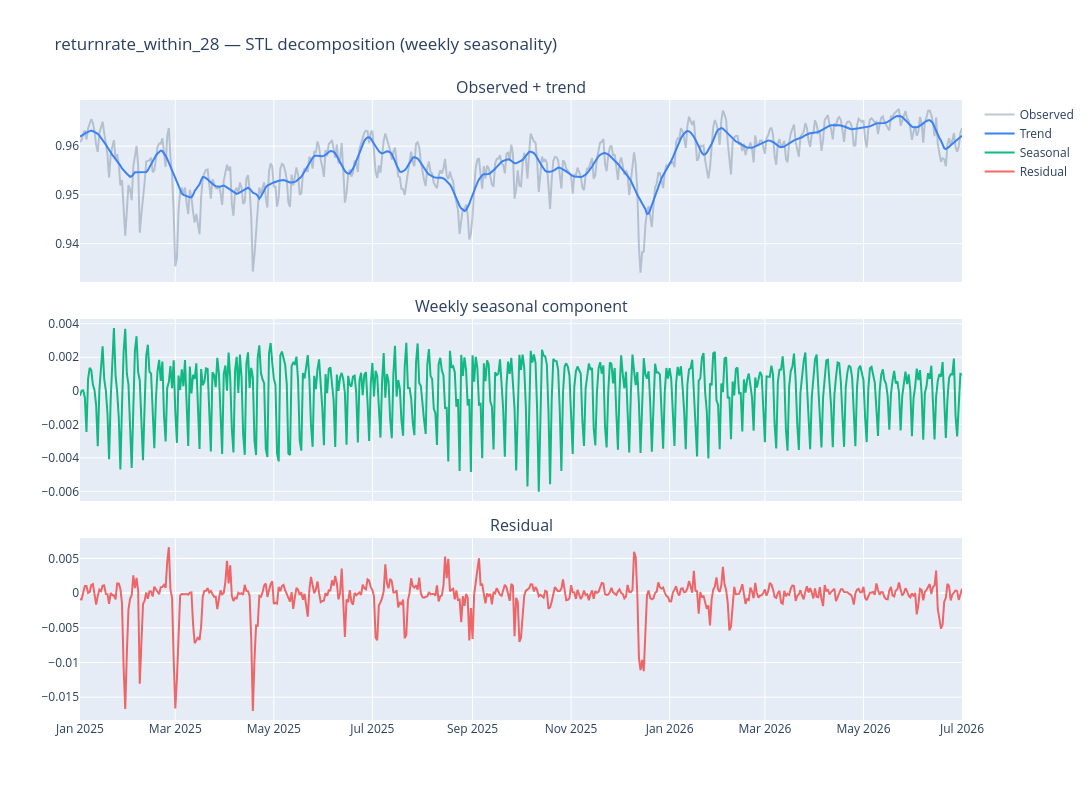

Write notebook code for a chart like this one.
### Code cell
# Chart — STL decomposition: observed+trend / weekly seasonal / residual
plot_stl_decomposition(rrw_decomp, title=f'{metric_col} — STL decomposition (weekly seasonality)').show()

### Figure 1 — Plotly figure (JSON) as saved in the notebook; plotly's stock layout.template omitted (floating-point values rounded to 4 significant figures; data arrays with more than 128 entries replaced by an {"elided": "..."} marker saying what was removed)
{"data": [{"line": {"color": "rgba(148,163,184,0.6)"}, "name": "Observed", "type": "scatter", "x": {"elided": "547 str values"}, "xaxis": "x", "y": {"elided": "547 float values"}, "yaxis": "y"}, {"line": {"color": "rgba(59,130,246,1)", "width": 2}, "name": "Trend", "type": "scatter", "x": {"elided": "547 str values"}, "xaxis": "x", "y": {"elided": "547 float values"}, "yaxis": "y"}, {"line": {"color": "rgba(16,185,129,1)"}, "name": "Seasonal", "type": "scatter", "x": {"elided": "547 str values"}, "xaxis": "x2", "y": {"elided": "547 float values"}, "yaxis": "y2"}, {"line": {"color": "rgba(239,68,68,0.8)"}, "name": "Residual", "type": "scatter", "x": {"elided": "547 str values"}, "xaxis": "x3", "y": {"elided": "547 float values"}, "yaxis": "y3"}], "layout": {"annotations": [{"font": {"size": 16}, "showarrow": false, "text": "Observed + trend", "x": 0.5, "xanchor": "center", "xref": "paper", "y": 1, "yanchor": "bottom", "yref": "paper"}, {"font": {"size": 16}, "showarrow": false, "text": "Weekly seasonal component", "x": 0.5, "xanchor": "center", "xref": "paper", "y": 0.6467, "yanchor": "bottom", "yref": "paper"}, {"font": {"size": 16}, "showarrow": false, "text": "Residual", "x": 0.5, "xanchor": "center", "xref": "paper", "y": 0.2933, "yanchor": "bottom", "yref": "paper"}], "height": 800, "title": {"text": "returnrate_within_28 — STL decomposition (weekly seasonality)"}, "width": 1400, "xaxis": {"anchor": "y", "domain": [0, 1], "matches": "x3", "showticklabels": false}, "xaxis2": {"anchor": "y2", "domain": [0, 1], "matches": "x3", "showticklabels": false}, "xaxis3": {"anchor": "y3", "domain": [0, 1]}, "yaxis": {"anchor": "x", "domain": [0.7067, 1]}, "yaxis2": {"anchor": "x2", "domain": [0.3533, 0.6467]}, "yaxis3": {"anchor": "x3", "domain": [0, 0.2933]}}}
